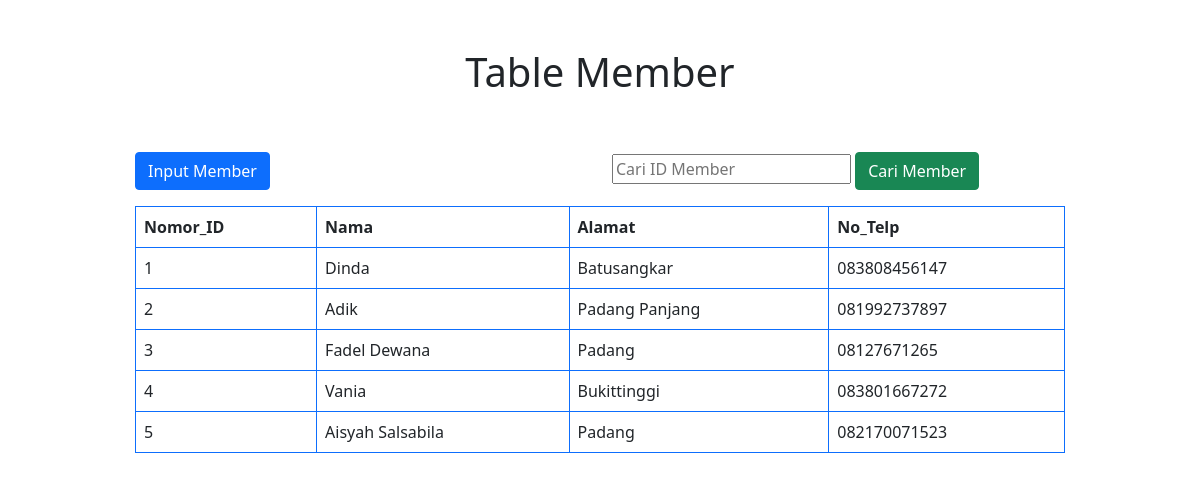
The page / on the database its author committed.
### tables this page shows
CREATE TABLE `member` (
  `id` int(11) NOT NULL,
  `nama` varchar(50) NOT NULL,
  `alamat` varchar(100) NOT NULL,
  `no_telp` varchar(12) NOT NULL
);

### index.php (the view, shortened to what this page needs)
<?php
	include './config/koneksi.php';
?>
<!DOCTYPE html>
<html>
<head>
	<link href="https://cdn.jsdelivr.net/npm/bootstrap@5.0.2/dist/css/bootstrap.min.css" rel="stylesheet">
</head>
<body>
	<div class="container">
		<div class="col-10 m-auto">
			<p class="h1 text-center p-5"> Table Member</p>
			<div class="row">
		  		<div class="col">
		    		<a href="create.php" class="btn btn-primary"> Input Member</a>
		  		</div>
			  	<div class="col">
				  	<form method="GET" action="index.php">
						<th>
							<input placeholder="Cari ID Member" type="text" name="cari"
								value="<?php if(isset($_GET['cari'])){
										echo $_GET['cari']; }?>">
						 </th>
						 <th> <button type="submit" class="btn btn-success">Cari Member </button>
						 </th>
					</form>
			  </div>
			</div>
			<table class="table table-hover table-bordered border-primary mt-3">
				<thead>
					<tr>
						<th scope="col"> Nomor_ID </th>
						<th scope="col"> Nama </th>
						<th scope="col"> Alamat </th>
						<th scope="col"> No_Telp </th>
					</tr>
				</thead>
				<?php
					if(isset($_GET['cari'])) {
						$pencarian = $_GET['cari'];
						$query = "SELECT * FROM member WHERE
								id LIKE '%".$pencarian."%' ";
					} else {
						$query="SELECT * FROM member";
					}
					$result = mysqli_query($koneksi,$query);
					while ($data = mysqli_fetch_assoc($result)){
				?>
					<tr>
						<td scope="row"> <?= $data['id'] ?> </td>
						<td scope="row"> <?= $data['nama'] ?> </td>
						<td scope="row"> <?= $data['alamat'] ?> </td>
						<td scope="row"> <?= $data['no_telp'] ?> </td>
					</tr>
				<?php
					}
				?>
			</table>
		</div>
	</div>
</body>
</html>

### rows shown on the page
member: id "1", nama "Dinda", alamat "Batusangkar", no_telp "083808456147"
member: id "2", nama "Adik", alamat "Padang Panjang", no_telp "081992737897"
member: id "3", nama "Fadel Dewana", alamat "Padang", no_telp "08127671265"
member: id "4", nama "Vania", alamat "Bukittinggi", no_telp "083801667272"
member: id "5", nama "Aisyah Salsabila", alamat "Padang", no_telp "082170071523"
